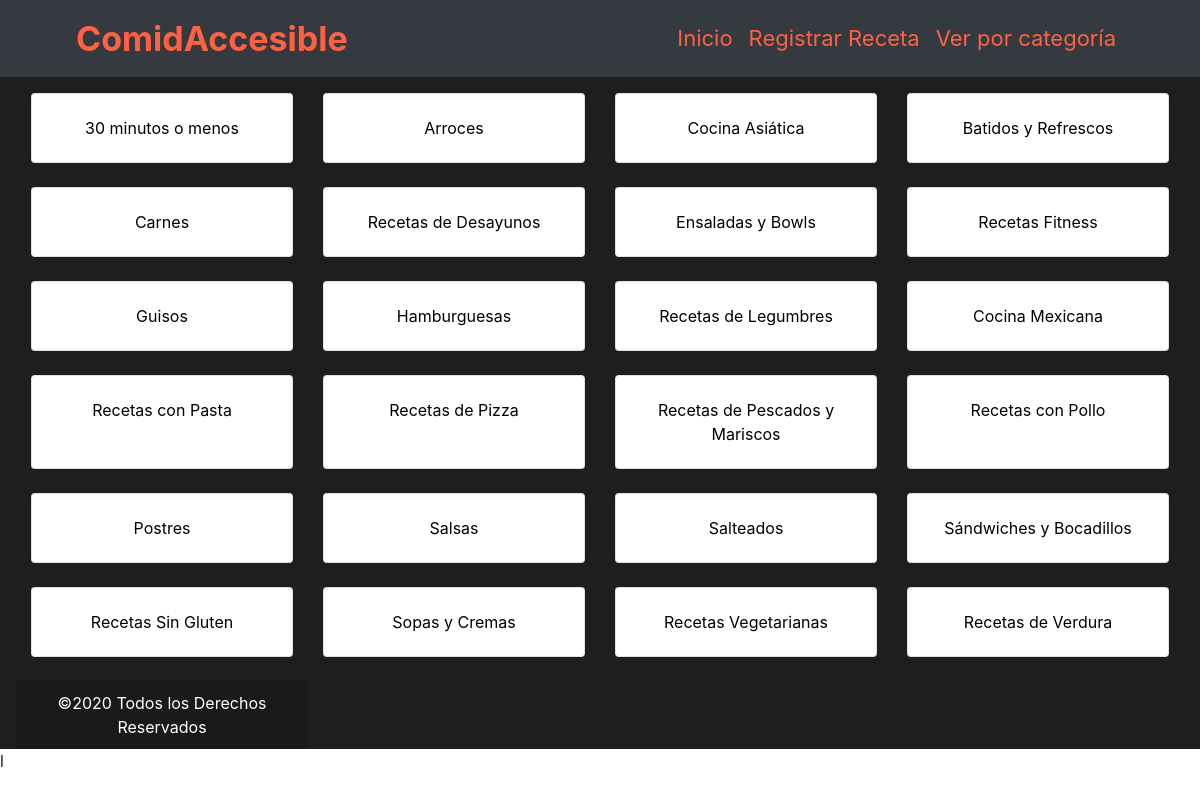
The app's page /mostrar_categoria.php with its own data.
### tables this page shows
CREATE TABLE `categoria` (
  `IdCategoria` int(11) NOT NULL,
  `Nombre` varchar(50) NOT NULL,
  `Descripcion` mediumtext NOT NULL
);

### mostrar_categoria.php (the view, shortened to what this page needs)
<?php
    include 'partes/conexion.php';
    $sentencia_categorias = "SELECT * FROM categoria";
    $sentencia=$db->query($sentencia_categorias);
    $categoria= $sentencia->fetchAll();
?>
<!DOCTYPE html>
<html lang="en">
<head>
    <link rel="stylesheet" href="hojaestilo/estilodepagina.css">
    <link rel="stylesheet" href="https://cdn.jsdelivr.net/npm/bootstrap@4.5.3/dist/css/bootstrap.min.css">
</head>
<body>
<?php include 'partes/header.php'?>
<div class="row row-cols-1 row-cols-md-4 w-100 mr-0 ml-0 pr-3 pl-3 pt-3" style="background-color:#1e1e1e">
    <?php foreach($categoria as $c){ ?>
            <div class="col mb-4">
                <div class="card h-100">
                <div class="card-body" style="text-align:center; background-image: url('https://img.freepik.com/vector-gratis/fondo-pintura-acuarela-rosa-vibrante_53876-58930.jpg?size=626&ext=jpg')">
                    <form action="procesar_categoria.php" method="post">
                            <button type="submit" style="border:1px solid transparent; background-color: transparent;"><?php echo $c["Nombre"]; ?></button>
                    </form>
                </div>
                </div>
            </div>
    <?php }?>
    <?php include 'partes/footer.php'?>
</div>
</body>
</html>l

### records on screen
categoria: Nombre "30 minutos o menos"
categoria: Nombre "Arroces"
categoria: Nombre "Cocina Asiática"
categoria: Nombre "Batidos y Refrescos"
categoria: Nombre "Carnes"
categoria: Nombre "Recetas de Desayunos"
categoria: Nombre "Ensaladas y Bowls"
categoria: Nombre "Recetas Fitness"
categoria: Nombre "Guisos"
categoria: Nombre "Hamburguesas"
categoria: Nombre "Recetas de Legumbres"
categoria: Nombre "Cocina Mexicana"
categoria: Nombre "Recetas con Pasta"
categoria: Nombre "Recetas de Pizza"
categoria: Nombre "Recetas de Pescados y Mariscos"
categoria: Nombre "Recetas con Pollo"
categoria: Nombre "Postres"
categoria: Nombre "Salsas"
categoria: Nombre "Salteados"
categoria: Nombre "Sándwiches y Bocadillos"
categoria: Nombre "Recetas Sin Gluten"
categoria: Nombre "Sopas y Cremas"
categoria: Nombre "Recetas Vegetarianas"
categoria: Nombre "Recetas de Verdura"
